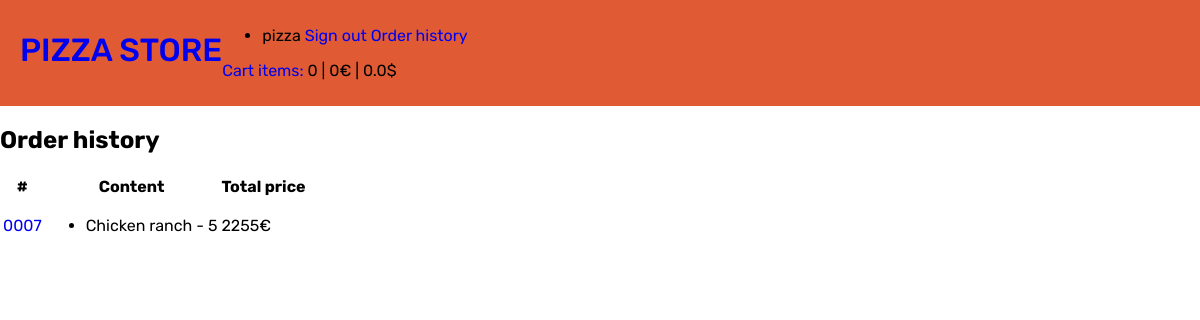
/orders (signed in), run on the app's committed database.
### pizza_store_app/models.py (models this page shows, shortened)
class Order(models.Model):
    customer = models.ForeignKey(Customer, on_delete=models.CASCADE, verbose_name='Покупатель')
    date = models.DateTimeField(verbose_name='Дата', auto_now_add=True)
    address = models.TextField(verbose_name='Адрес доставки', max_length='1024')
    contact_phone = models.CharField(verbose_name='Контактный номер телефона', max_length=20)
    comment = models.TextField(verbose_name='Комментарий', max_length='1024')
    total_price = models.PositiveIntegerField(verbose_name='Итоговая цена в евро')
    class Meta:
        verbose_name = 'заказ'
        verbose_name_plural = 'заказы'

class OrderedItem(models.Model):
    order = models.ForeignKey(Order, on_delete=models.CASCADE, verbose_name='Заказ')
    product = models.ForeignKey(Product, on_delete=models.CASCADE, verbose_name='Продукт')
    quantity = models.PositiveIntegerField(verbose_name='Количество')
    price_per_item = models.PositiveIntegerField(verbose_name='Цена за шт.')
    class Meta:
        verbose_name = 'заказанный продукт'
        verbose_name_plural = 'заказанные продукты'

class Product(models.Model):
    name = models.CharField(verbose_name='Название', max_length=256)
    description = models.TextField(verbose_name='Описание', max_length=512)
    category = models.ForeignKey(Category, on_delete=models.SET_NULL, verbose_name='Категория продукта', null=True,
                                 blank=True)
    image = models.CharField(verbose_name='Файл с изображением', max_length=512)
    price = models.PositiveIntegerField(verbose_name='Цена в евро')
    class Meta:
        verbose_name = 'продукт'
        verbose_name_plural = 'продукты'

### pizza_store_app/views.py (the view)
# urls.py: path('orders', views.order_history, name='order_history'),
@login_required()
def order_history(request):
    order_list = Order.objects.filter(customer=request.user.customer)
    context = {
        'cart_info': get_user_cart_info(request.user),
        'order_list': order_list,
    }
    return render(request, 'pizza_store_app/order_history.html', context)

### pizza_store_app/views.py (called while the page is built)
def get_usd_price(eur_price):
    return round(eur_price / DOLLAR_TO_EURO_RATE, 2)

### pizza_store_app/templates/pizza_store_app/order_history.html
{% extends 'base.html' %}
{% block content %}
    <h2>Order history</h2>
    <table>
    <tr>
        <th>#</th>
        <th>Content</th>
        <th>Total price</th>
    </tr>
        {% for order in order_list %}
            <tr>
                <td><a href="{% url 'pizza_store_app:order_details' order.id %}">{{ order.id | stringformat:"04d" }}</a></td>
                <td>
                    <ul>
                        {% for ordered_item in order.ordereditem_set.all %}
                            <li>{{ ordered_item.product.name }} - {{ ordered_item.quantity }}</li>
                        {% endfor %}
                    </ul>
                </td>
            <td>{{ order.total_price }}€</td>
            </tr>
        {% endfor %}
    </table>
{% endblock %}

### templates/base.html (shortened to what this page needs)
{% load static %}
<!DOCTYPE html>
<html lang="en">
<head>
    <link rel="stylesheet" href="{% static 'css/style.css' %}">
</head>
<body>
<header class="page-header">
    <h1 class="page-header__title"><a href="{% url 'pizza_store_app:catalog' %}">PIZZA STORE</a></h1>
    <nav class="page-header__nav auth-nav">
        <ul class="auth-nav__list">
            {% if user.username %}
                <li class="auth-nav__item">
                    <span class="auth-nav__username">{{ user.username }}</span>
                    <a class="auth-nav__link" href="{% url 'loginsys_app:logout' %}">Sign out</a>
                    <a class="auth-nav__link" href="{% url 'pizza_store_app:order_history' %}">Order history</a>
                </li>
            {% endif %}
        </ul>
        <p><a href="{% url 'pizza_store_app:cart' %}">Cart items:</a> {{ cart_info.counter }} | {{ cart_info.cart_total_eur }}€ | {{ cart_info.cart_total_usd }}$</p>
    </nav>
</header>
<main class="content">
    {% block content %}{% endblock %}
</main>
</body>
</html>

### static/css/style.css (style rules this page uses)
:root { --orange: #e05b33; --darkorange: #ca4b26; --darkorange-opacity: rgba(202, 75, 38, 0.85); }
body { display: grid; grid-template-areas: 'header' 'content' 'footer'; margin: 0; font-family: 'Rubik', sans-serif; }
a { text-decoration: none; }
.page-header { display: flex; padding: 10px 20px; background-color: var(--orange); }
.page-header__title { color: white; font-weight: 500; }

### data on the page
Order: id "0007", total_price "2255"
OrderedItem: product.name "Chicken ranch", quantity "5"

### other printed values
{{ user.username }} "pizza"
{{ cart_info.counter }} "0"
{{ cart_info.cart_total_eur }} "0"
{{ cart_info.cart_total_usd }} "0.0"
